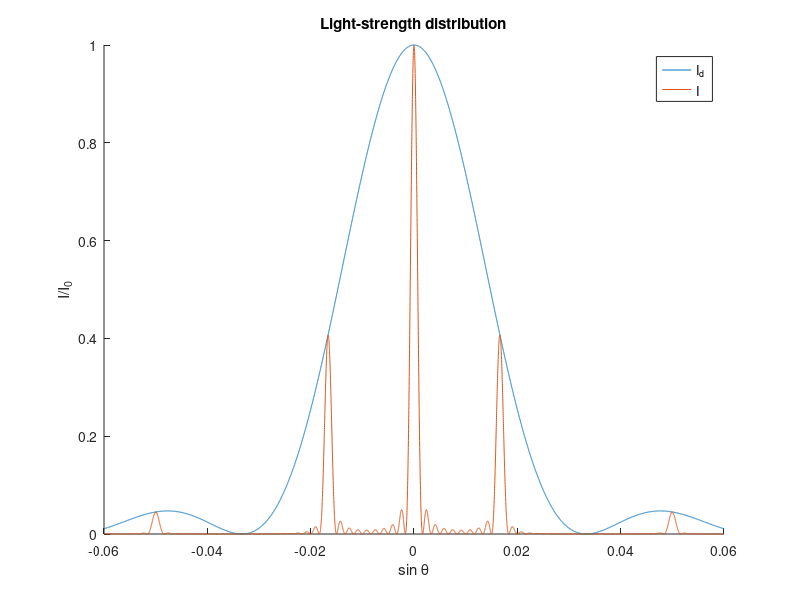

Recreate this plot in MATLAB.
hold on

Lambda = 0.5;
d = 30;
a = 15;
n = 10;
sintheta = linspace(-0.06, 0.06, 12000);

alpha = pi .* a .* sintheta ./ Lambda;
beta = pi .* d .* sintheta ./ Lambda;
id = (sin(alpha) ./ alpha).^2;
id = id ./ max(id);
ii = (sin(n * beta) ./ sin(beta)).^2;
ii = ii ./ max(ii);
I = id .* ii;

plot(sintheta, id)
plot(sintheta, I)

xlabel('{sin \theta}')
ylabel('{I/I_0}')
title('Light-strength distribution')
legend('{I_d}', '{I}')
